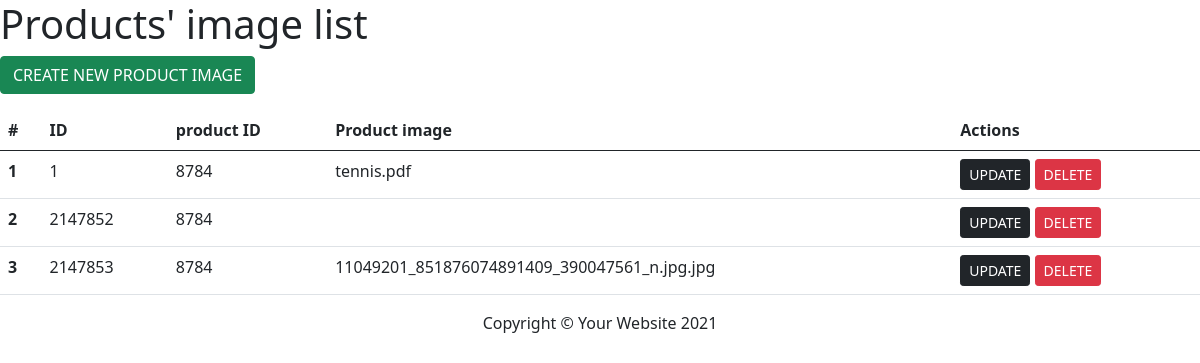
The page /users/product_image.php (signed in) on the database its author committed.
### tables this page shows
CREATE TABLE `product_image` (
                                 `id` int(10) NOT NULL,
                                 `product_id` int(10) NOT NULL,
                                 `product_image_filename` varchar(100) NOT NULL
);

### users/product_image.php (the view, shortened to what this page needs)
<!doctype html>
<html lang="en">
<head>
    <link href="https://cdn.jsdelivr.net/npm/bootstrap@5.1.0/dist/css/bootstrap.min.css" rel="stylesheet">
    <link rel="stylesheet" href="../../style/styles.css">
</head>
<body>
<h1>Products' image list</h1>
<?php
include("connection/connection.php");
$query=('SELECT * FROM product_image');
$pdo = new PDO('mysql:localhost=$db_host;dbname=fit2104A2_db', $db_username, $db_passwd );
$stmt=$pdo->prepare($query);
if ($stmt->execute()): ?>
    <div class="center">
        <p class="yes" >
            <a href="product_image_insert.php" type="button" class="btn btn-success">CREATE NEW PRODUCT IMAGE</a>
        </p>
        <table class="table">
            <thead>
            <tr>
                <th scope="col">#</th>
                <th scope="col" >ID</th>
                <th scope="col">product ID</th>
                <th scope="col" >Product image</th>
                <th scope="col">Actions</th>
            </tr>
            </thead>
            <tbody>
            <?php
            foreach ($stmt as $i => $item):
                ?>
                <tr>
                    <th scope="row"><?php echo $i+1 ?> </th>
                    <td><?= $item['id']?></td>
                    <td><?= $item['product_id'] ?></td>
                    <td><?= $item['product_image_filename'] ?></td>
                    <td>
                        <button href="edit.php" type="button" class="btn btn-sm btn-dark" >UPDATE</button>
                        <button href="delete.php" type="button" class="btn  btn-sm btn-danger" "> DELETE</button>
                    </td>
                </tr>
            <?php endforeach;
            ?>
            </tbody>
        </table>
    </div
<?php else:
    die(friendlyError($stmt->errorInfo()[2]));
endif; ?>
</body>
<?php include_once "partials/footer.php"
?>
</html>

### rows shown on the page
product_image: id "1", product "8784", product_image_filename "tennis.pdf"
product_image: id "2147852", product "8784"
product_image: id "2147853", product "8784", product_image_filename "11049201_851876074891409_390047561_n.jpg.jpg"
